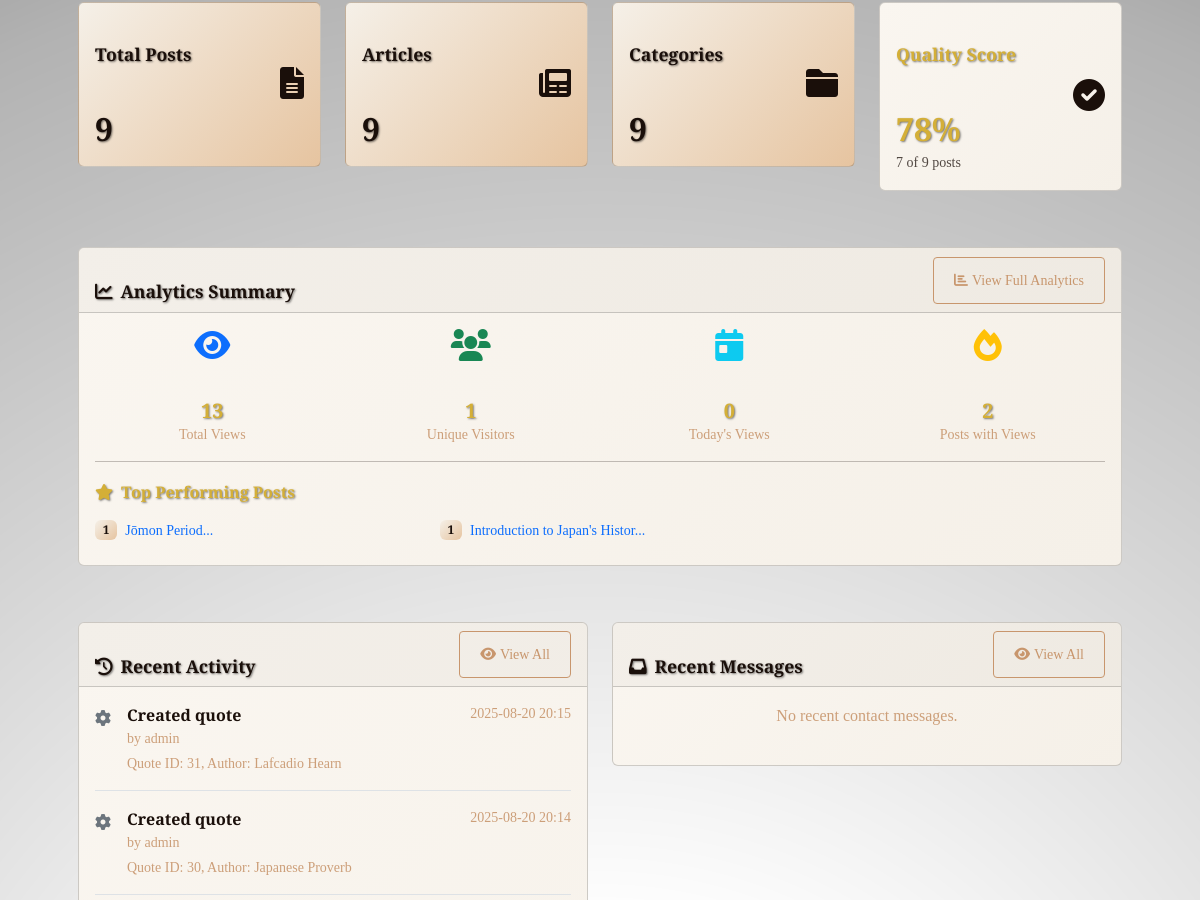
The page /admin (signed in, middle part) on the database as committed earlier.
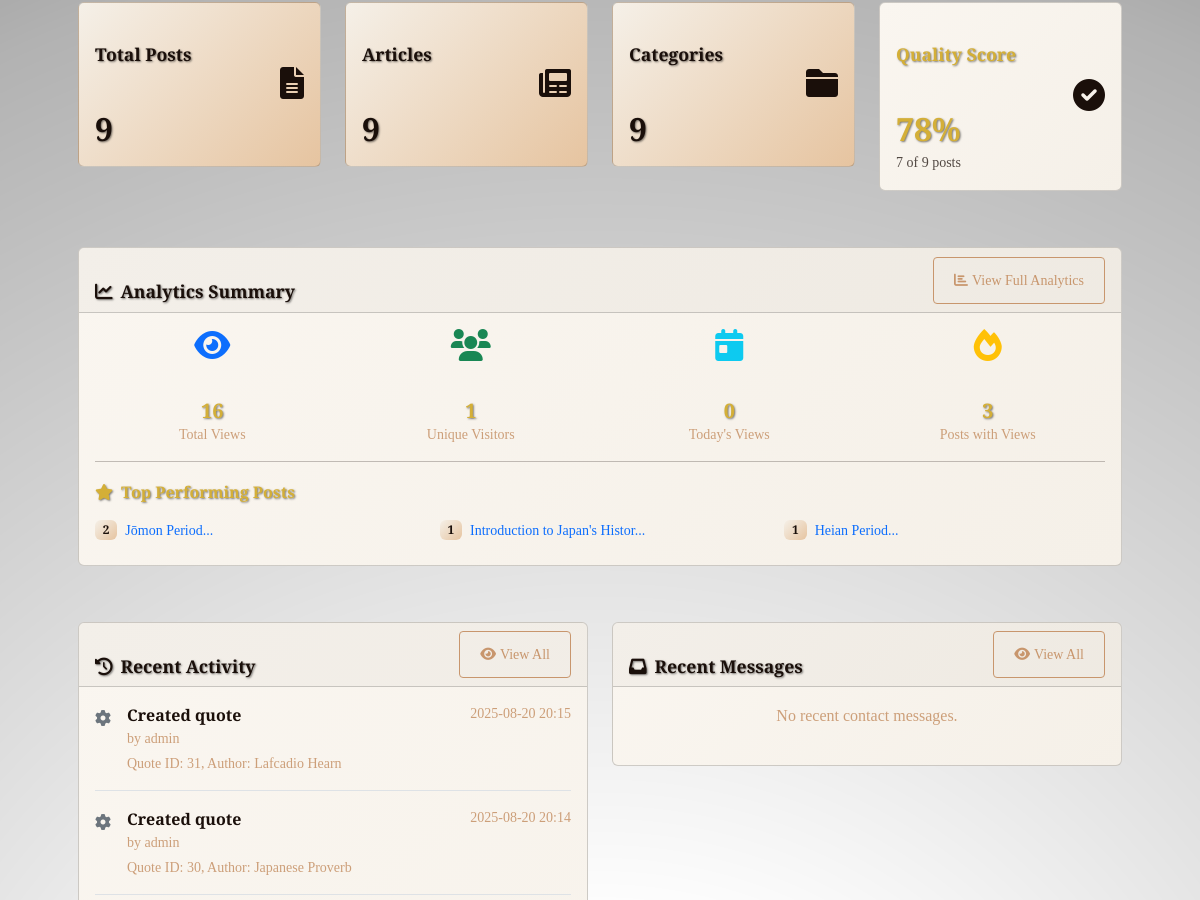
The same page on the database as committed later.
### tables this page shows
CREATE TABLE post_analytics (
                id INTEGER PRIMARY KEY AUTOINCREMENT,
                post_id INTEGER NOT NULL,
                views_count INTEGER DEFAULT 0,
                unique_views INTEGER DEFAULT 0,
                last_viewed TIMESTAMP,
                created_at TIMESTAMP DEFAULT CURRENT_TIMESTAMP,
                updated_at TIMESTAMP DEFAULT CURRENT_TIMESTAMP,
                FOREIGN KEY (post_id) REFERENCES posts (id) ON DELETE CASCADE,
                UNIQUE(post_id)
            );

CREATE TABLE posts (
            id INTEGER PRIMARY KEY AUTOINCREMENT,
            title TEXT NOT NULL,
            content TEXT NOT NULL,
            excerpt TEXT,
            image_filename TEXT,
            post_type TEXT NOT NULL DEFAULT 'article',
            created_at TIMESTAMP DEFAULT CURRENT_TIMESTAMP,
            updated_at TIMESTAMP DEFAULT CURRENT_TIMESTAMP
        , featured BOOLEAN DEFAULT 0, slug TEXT, image_position_x TEXT DEFAULT "center", image_position_y TEXT DEFAULT "center", category_id INTEGER REFERENCES categories(id) ON DELETE SET NULL, status TEXT DEFAULT "published", publish_date TIMESTAMP, template_id INTEGER, meta_description TEXT, meta_keywords TEXT, canonical_url TEXT);

CREATE TABLE activity_log (
                    id INTEGER PRIMARY KEY AUTOINCREMENT,
                    admin_username TEXT NOT NULL,
                    action TEXT NOT NULL,
                    details TEXT,
                    ip_address TEXT,
                    timestamp TIMESTAMP DEFAULT CURRENT_TIMESTAMP
                );

### routes/admin.py (the view)
@admin.route('/admin')
@admin_required
def admin_dashboard():
    posts = PostModel.get_articles_paginated(page=1, per_page=20)  # Get recent posts with category info
    stats = AdminModel.get_post_statistics()
    categories = CategoryModel.get_all_categories()
    recent_activities = ActivityLogModel.get_recent_activities(limit=10)
    recent_contact_messages = ContactModel.get_recent_messages(limit=5)
    all_posts = PostModel.get_articles_paginated(page=1, per_page=1000)  # Get all posts for quality analysis
    quality_stats = {
        'no_image': 0,
        'short_description': 0,
        'short_content': 0,
        'good': 0,
        'total': len(all_posts)
    }
    for post in all_posts:
        has_warnings = False
        if not post['image_filename']:
            quality_stats['no_image'] += 1
            has_warnings = True
        if not post['excerpt'] or len(post['excerpt']) < 50:
            quality_stats['short_description'] += 1
            has_warnings = True
        import re
        clean_content = re.sub('<[^<]+?>', '', post['content'] or '')
        if len(clean_content) < 200:
            quality_stats['short_content'] += 1
            has_warnings = True
        if not has_warnings:
            quality_stats['good'] += 1
    analytics_summary = AnalyticsModel.get_analytics_summary()
    popular_posts = AnalyticsModel.get_popular_posts(limit=5)
    return render_template('admin/dashboard.html',
                         posts=posts,
                         stats=stats,
                         categories=categories,
                         recent_activities=recent_activities,
                         recent_contact_messages=recent_contact_messages,
                         quality_stats=quality_stats,
                         analytics_summary=analytics_summary,
                         popular_posts=popular_posts)

### templates/admin/dashboard.html (shortened to what this page needs)
{% extends "base.html" %}
{% block content %}
<div class="row mb-4">
    <div class="col-md-3">
        <div class="card bg-primary text-white">
            <div class="card-body">
                <div class="d-flex align-items-center">
                    <div class="flex-grow-1">
                        <h5 class="card-title">Total Posts</h5>
                        <h2 class="mb-0">{{ stats.total_posts }}</h2>
                    </div>
                    <div class="flex-shrink-0">
                        <i class="fas fa-file-alt fa-2x"></i>
                    </div>
                </div>
            </div>
        </div>
    </div>
    <div class="col-md-3">
        <div class="card bg-info text-white">
            <div class="card-body">
                <div class="d-flex align-items-center">
                    <div class="flex-grow-1">
                        <h5 class="card-title">Articles</h5>
                        <h2 class="mb-0">{{ stats.total_articles }}</h2>
                    </div>
                    <div class="flex-shrink-0">
                        <i class="fas fa-newspaper fa-2x"></i>
                    </div>
                </div>
            </div>
        </div>
    </div>
    <div class="col-md-3">
        <div class="card bg-success text-white">
            <div class="card-body">
                <div class="d-flex align-items-center">
                    <div class="flex-grow-1">
                        <h5 class="card-title">Categories</h5>
                        <h2 class="mb-0">{{ categories|length }}</h2>
                    </div>
                    <div class="flex-shrink-0">
                        <i class="fas fa-folder fa-2x"></i>
                    </div>
                </div>
            </div>
        </div>
    </div>
    <div class="col-md-3">
        <div class="card {% if quality_stats.total > 0 and (quality_stats.good / quality_stats.total) >= 0.8 %}bg-success{% elif quality_stats.total > 0 and (quality_stats.good / quality_stats.total) >= 0.5 %}bg-warning{% else %}bg-danger{% endif %} text-white">
            <div class="card-body">
                <div class="d-flex align-items-center">
                    <div class="flex-grow-1">
                        <h5 class="card-title">Quality Score</h5>
                        <h2 class="mb-0">
                            {% if quality_stats.total > 0 %}
                                {{ ((quality_stats.good / quality_stats.total) * 100)|round(0)|int }}%
                            {% else %}
                                0%
                            {% endif %}
                        </h2>
                        <small class="opacity-75">{{ quality_stats.good }} of {{ quality_stats.total }} posts</small>
                    </div>
                    <div class="flex-shrink-0">
                        <i class="fas fa-check-circle fa-2x"></i>
                    </div>
                </div>
            </div>
        </div>
    </div>
</div>
{% if analytics_summary %}
<div class="row mb-4">
    <div class="col-12">
        <div class="card">
            <div class="card-header d-flex justify-content-between align-items-center">
                <h5 class="mb-0"><i class="fas fa-chart-line me-2"></i>Analytics Summary</h5>
                <a href="{{ url_for('admin.admin_analytics') }}" class="btn btn-outline-primary btn-sm">
                    <i class="fas fa-chart-bar me-1"></i>View Full Analytics
                </a>
            </div>
            <div class="card-body">
                <div class="row">
                    <div class="col-md-3 text-center">
                        <div class="d-flex flex-column">
                            <i class="fas fa-eye text-primary fa-2x mb-2"></i>
                            <h4 class="mb-0">{{ analytics_summary.total_views }}</h4>
                            <small class="text-muted">Total Views</small>
                        </div>
                    </div>
                    <div class="col-md-3 text-center">
                        <div class="d-flex flex-column">
                            <i class="fas fa-users text-success fa-2x mb-2"></i>
                            <h4 class="mb-0">{{ analytics_summary.unique_visitors }}</h4>
                            <small class="text-muted">Unique Visitors</small>
                        </div>
                    </div>
                    <div class="col-md-3 text-center">
                        <div class="d-flex flex-column">
                            <i class="fas fa-calendar-day text-info fa-2x mb-2"></i>
                            <h4 class="mb-0">{{ analytics_summary.today_views }}</h4>
                            <small class="text-muted">Today's Views</small>
                        </div>
                    </div>
                    <div class="col-md-3 text-center">
                        <div class="d-flex flex-column">
                            <i class="fas fa-fire text-warning fa-2x mb-2"></i>
                            <h4 class="mb-0">{{ analytics_summary.posts_with_views }}</h4>
                            <small class="text-muted">Posts with Views</small>
                        </div>
                    </div>
                </div>
                {% if popular_posts %}
                <hr>
                <h6 class="mb-3"><i class="fas fa-star me-2"></i>Top Performing Posts</h6>
                <div class="row">
                    {% for post in popular_posts[:3] %}
                    <div class="col-md-4">
                        <div class="d-flex align-items-center mb-2">
                            <span class="badge bg-primary me-2">{{ post.views_count }}</span>
                            <small>
                                <a href="{{ url_for('posts.view_post_by_slug', slug=post.slug) if post.slug else url_for('posts.view_post', post_id=post.id) }}"
                                   target="_blank" class="text-decoration-none">
                                    {{ post.title[:30] }}...
                                </a>
                            </small>
                        </div>
                    </div>
                    {% endfor %}
                </div>
                {% endif %}
            </div>
        </div>
    </div>
</div>
{% endif %}
<div class="row mb-4">
    <div class="col-lg-6">
        <div class="card">
            <div class="card-header d-flex justify-content-between align-items-center">
                <h5 class="mb-0"><i class="fas fa-history me-2"></i>Recent Activity</h5>
                <a href="{{ url_for('admin.admin_activity_log') }}" class="btn btn-outline-primary btn-sm">
                    <i class="fas fa-eye me-1"></i>View All
                </a>
            </div>
            <div class="card-body">
                {% if recent_activities %}
                    <div class="activity-timeline">
                        {% for activity in recent_activities %}
                        <div class="activity-item border-bottom pb-3 mb-3">
                            <div class="d-flex align-items-start">
                                <div class="activity-icon me-3 mt-1">
                                    {% if 'Contact Message' in activity.action %}
                                        <i class="fas fa-envelope text-info"></i>
                                    {% elif 'Login' in activity.action %}
                                        <i class="fas fa-sign-in-alt text-success"></i>
                                    {% elif 'Email' in activity.action %}
                                        <i class="fas fa-mail-bulk text-primary"></i>
                                    {% elif 'Post' in activity.action %}
                                        <i class="fas fa-file-alt text-warning"></i>
                                    {% else %}
                                        <i class="fas fa-cog text-secondary"></i>
                                    {% endif %}
                                </div>
                                <div class="activity-content flex-grow-1">
                                    <div class="d-flex justify-content-between align-items-start">
                                        <div>
                                            <strong class="activity-action">{{ activity.action }}</strong>
                                            <div class="activity-user text-muted small">
                                                by {{ activity.admin_username }}
                                            </div>
                                        </div>
                                        <small class="text-muted">
                                            {{ activity.timestamp[:16] }}
                                        </small>
                                    </div>
                                    {% if activity.details %}
                                    <div class="activity-details text-muted small mt-1">
                                        {{ activity.details[:100] }}{% if activity.details|length > 100 %}...{% endif %}
                                    </div>
                                    {% endif %}
                                </div>
                            </div>
                        </div>
                        {% endfor %}
                    </div>
                {% else %}
                    <p class="text-muted text-center">No recent activity found.</p>
                {% endif %}
            </div>
        </div>
    </div>
    <div class="col-lg-6">
        <div class="card">
            <div class="card-header d-flex justify-content-between align-items-center">
                <h5 class="mb-0"><i class="fas fa-inbox me-2"></i>Recent Messages</h5>
                <a href="{{ url_for('admin.admin_contact_messages') }}" class="btn btn-outline-primary btn-sm">
                    <i class="fas fa-eye me-1"></i>View All
                </a>
            </div>
            <div class="card-body">
                {% if recent_contact_messages %}
                    {% for message in recent_contact_messages %}
                    <div class="message-item border-bottom pb-3 mb-3">
                        <div class="d-flex align-items-start">
                            <div class="message-icon me-3 mt-1">
                                <i class="fas fa-user-circle text-primary fa-lg"></i>
                            </div>
                            <div class="message-content flex-grow-1">
                                <div class="d-flex justify-content-between align-items-start">
                                    <div>
                                        <strong class="message-subject">{{ message.subject }}</strong>
                                        <div class="message-from text-muted small">
                                            from {{ message.name }} ({{ message.email }})
                                        </div>
                                    </div>
                                    <small class="text-muted">
                                        {{ message.created_at[:16] }}
                                    </small>
                                </div>
                                <div class="message-preview text-muted small mt-1">
                                    {{ message.message[:80] }}{% if message.message|length > 80 %}...{% endif %}
                                </div>
                                <div class="message-actions mt-2">
                                    <a href="mailto:{{ message.email }}?subject=Re: {{ message.subject }}" class="btn btn-outline-primary btn-xs">
                                        <i class="fas fa-reply me-1"></i>Reply
                                    </a>
                                </div>
                            </div>
                        </div>
                    </div>
                    {% endfor %}
                {% else %}
                    <p class="text-muted text-center">No recent contact messages.</p>
                {% endif %}
            </div>
        </div>
    </div>
</div>
{% endblock %}

### templates/base.html (shortened to what this page needs)
<!DOCTYPE html>
<html lang="en">
<head>
    <link href="https://cdn.jsdelivr.net/npm/bootstrap@5.3.0/dist/css/bootstrap.min.css" rel="stylesheet">
    <link href="https://cdnjs.cloudflare.com/ajax/libs/font-awesome/6.0.0/css/all.min.css" rel="stylesheet">
    <link href="{{ url_for('static', filename='css/style.css') }}" rel="stylesheet">
</head>
<body>
    <main class="content-section">
        <div class="container mt-4">
            {% block content %}{% endblock %}
        </div>
    </main>
    <link href="https://cdn.quilljs.com/1.3.7/quill.snow.css" rel="stylesheet">
</body>
</html>

Rows that differ between the two databases and show on the page:
removed post_analytics: views_count "1", title "Jōmon Period"
added post_analytics: views_count "2", title "Jōmon Period"
added post_analytics: views_count "1", title "Heian Period"
Other text that changed with them:
{{ analytics_summary.total_views }}: "13" → "16"
{{ analytics_summary.posts_with_views }}: "2" → "3"
